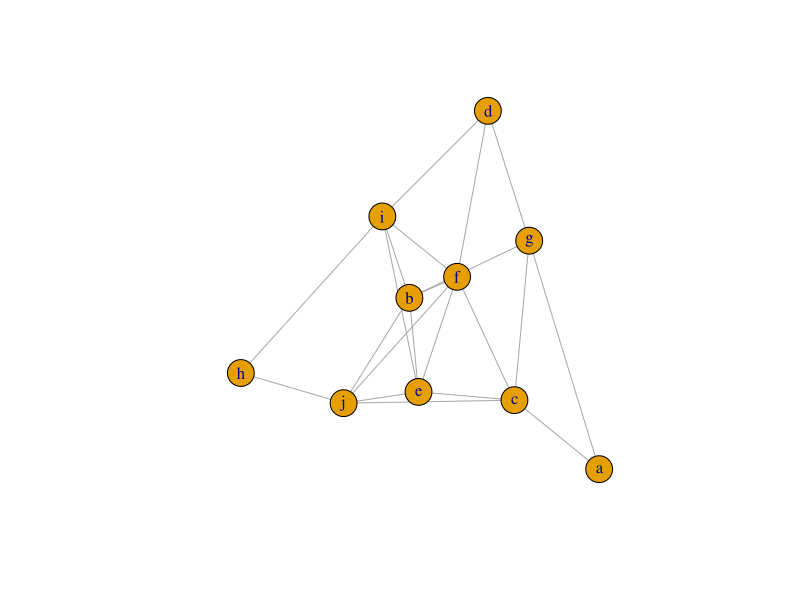

The R script that drew this image:
library(igraph)
library(dplyr)

set.seed(123)

# helper function to exclude non-unique links
sl <- function(a, b) {
  v <- c(a, b)
  s <- sort(v)
  paste(s, collapse = "")
}

nodes <- letters[1:10]
edges0 <- data.frame(from = sample(nodes, 30, TRUE), to = sample(nodes, 30, TRUE)) %>%
  rowwise() %>%
  mutate(link = sl(from, to)) %>% # exclude non-unique links
  filter(to != from) %>% # exclude links to self
  mutate(weight = runif(1))

edges1 <- edges0
edges1$dupllink <- duplicated(edges1$link)

edges <- filter(edges1, !dupllink) %>%
  select(from, to, weight)

rm(edges0, edges1)

gr <- graph_from_data_frame(edges, directed = FALSE, vertices = nodes)

plot(gr)
